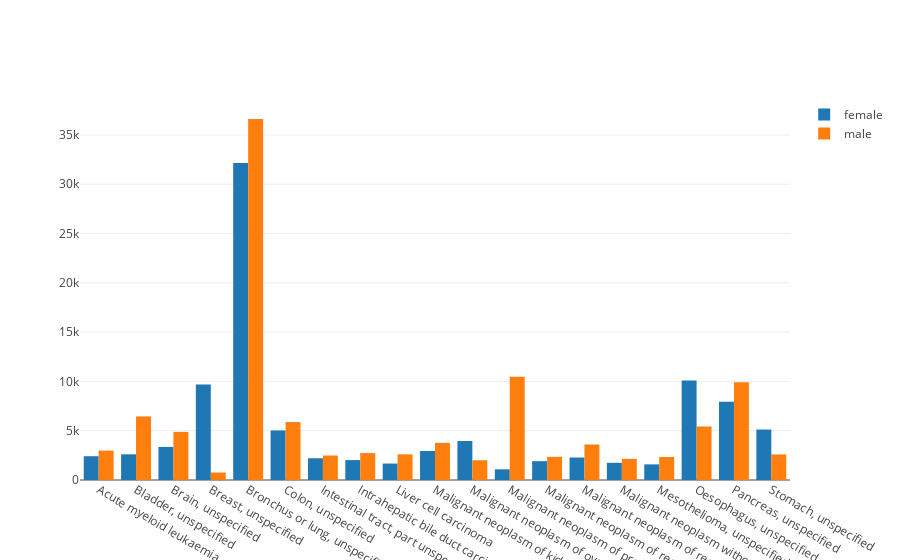

The code cell stored with this chart in its notebook:
### Markdown cell above
Frequency of the top 20 death causes:

### Code cell
#group by sex and count the type of deaths
top20 = av_patient['DEATHCAUSECODE_UNDERLYING_DESC'].value_counts()[1:20].keys()
top20 = av_patient.loc[av_patient['DEATHCAUSECODE_UNDERLYING_DESC'].isin(top20)]
top20bysex = top20.groupby(['SEX','DEATHCAUSECODE_UNDERLYING_DESC']) \
                  .agg({'DEATHCAUSECODE_UNDERLYING_DESC':'size'})

male = top20bysex.loc['1']['DEATHCAUSECODE_UNDERLYING_DESC']
female = top20bysex.loc['2']['DEATHCAUSECODE_UNDERLYING_DESC']

#plotly plots
trace1 = go.Bar(
    x=female.index,
    y=female.values,
    name='female'
)
trace2 = go.Bar(
    x=male.index,
    y=male.values,
    name='male'
)

data = [trace1, trace2]
layout = go.Layout(
    barmode='group'
)

fig = go.Figure(data=data, layout=layout)
po.iplot(fig)

### Figure 1 — Plotly figure (JSON) as saved in the notebook; plotly's stock layout.template omitted (floating-point values rounded to 4 significant figures)
{"data": [{"name": "female", "type": "bar", "uid": "fe25dc77-6986-4748-baf3-04efbac6493c", "x": ["Acute myeloid leukaemia", "Bladder, unspecified", "Brain, unspecified", "Breast, unspecified", "Bronchus or lung, unspecified", "Colon, unspecified", "Intestinal tract, part unspecified", "Intrahepatic bile duct carcinoma", "Liver cell carcinoma", "Malignant neoplasm of kidney, except renal pelvis", "Malignant neoplasm of ovary", "Malignant neoplasm of prostate", "Malignant neoplasm of rectosigmoid junction", "Malignant neoplasm of rectum", "Malignant neoplasm without specification of site", "Mesothelioma, unspecified", "Oesophagus, unspecified", "Pancreas, unspecified", "Stomach, unspecified"], "y": [2414, 2606, 3357, 9678, 32149, 5025, 2205, 2021, 1669, 2939, 3953, 1084, 1912, 2280, 1742, 1584, 10098, 7927, 5118]}, {"name": "male", "type": "bar", "uid": "c535676a-8f91-40f8-94d1-3fed202b4fb7", "x": ["Acute myeloid leukaemia", "Bladder, unspecified", "Brain, unspecified", "Breast, unspecified", "Bronchus or lung, unspecified", "Colon, unspecified", "Intestinal tract, part unspecified", "Intrahepatic bile duct carcinoma", "Liver cell carcinoma", "Malignant neoplasm of kidney, except renal pelvis", "Malignant neoplasm of ovary", "Malignant neoplasm of prostate", "Malignant neoplasm of rectosigmoid junction", "Malignant neoplasm of rectum", "Malignant neoplasm without specification of site", "Mesothelioma, unspecified", "Oesophagus, unspecified", "Pancreas, unspecified", "Stomach, unspecified"], "y": [2982, 6449, 4878, 757, 36617, 5875, 2484, 2728, 2604, 3766, 2003, 10474, 2345, 3604, 2143, 2331, 5428, 9906, 2590]}], "layout": {"barmode": "group"}}
